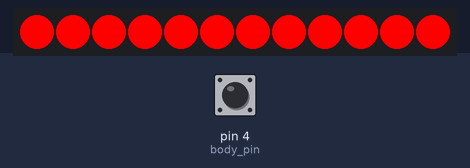
Bench run of a sketch on a simulated Arduino Uno, built with avr-gcc and run on an emulated ATmega328P. Parts: 12 RGB LEDs in strip order, left to right. The inputs (shaded band) are chosen by the test bench; at power-on: pin 4 (body_pin) HIGH. Random numbers use the default seed unless the sketch sets one; what the sketch prints to the serial monitor is not drawn.

Above: at 3.1 s.
At 4.0 s:
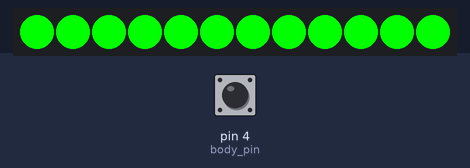
At 4.6 s:
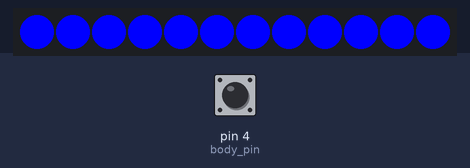
At 5.2 s:
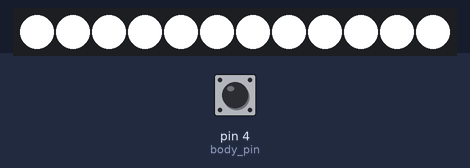

The sketch:

body_welcome.ino
```cpp
#include "audio.h"
#include "key.h"

#include <Adafruit_NeoPixel.h>
#define PIN A0
Adafruit_NeoPixel strip = Adafruit_NeoPixel(12, PIN, NEO_GRB + NEO_KHZ800);

#include <SoftwareSerial.h>

uint32_t color[9] =
{
  strip.Color(0, 0, 0), strip.Color(255, 0, 0), strip.Color(248, 141, 30), strip.Color(255, 255, 0), strip.Color(0, 255, 0), strip.Color(0, 127, 255), strip.Color(0, 0, 255), strip.Color(139, 0, 255), strip.Color(255, 255, 255)
};

#define body_pin 4

int i = 1;
int music_vol = 28; //初始音量0~30

boolean play_pause;
boolean play_stop;

void setup() {
  // initialize serial:
  Serial.begin(9600);
  pinMode(body_pin, INPUT);

  key_init();

  audio_init(DEVICE_Flash, MODE_One_END, music_vol);

  strip.begin();	//初始化LED
  strip.show(); // Initialize all pixels to 'off'

  for (int i = 0; i < 9; i++)
  {
    colorWipe(color[i]);
    delay(300);
  }
  colorWipe(color[0]);
}

void loop() {
  if (key_get(body_pin, 0))
  {
    if (i > 3)
      i = 1;
    colorWipe(color[random(1, 10)]);
    audio_choose(i);
    i = i + 1;
  }
  Serial.println(digitalRead(body_pin));
  if (!digitalRead(body_pin))
    colorWipe(color[0]);
}

void colorWipe(uint32_t c) {
  for (uint16_t i = 0; i < strip.numPixels(); i++)
  {
    strip.setPixelColor(i, c);
    strip.show();
  }
}
```

audio.h
```cpp
#include "arduino.h"
#include <SoftwareSerial.h>

SoftwareSerial mySerial(2, 3); // RX, TX

//#define AUDIO_PORT Serial1    //Core+
#define AUDIO_PORT mySerial  //Core

byte sn_reset[4]=
{
  0x7E,0x02,0x0C,0xEF
};

byte sn_choose[6]=
{
  0x7E,0x04,0x03,0x00,0x01,0xEF
};

byte sn_vol[5]=
{
  0x7E,0x03,0x06,0x18,0xEF
};

byte sn_device[5]=
{
  0x7E,0x03,0x09,0x01,0xEF
};

byte sn_pause[4]=
{
  0x7E,0x02,0x0E,0xEF
};

byte sn_play[4]=
{
  0x7E,0x02,0x0D,0xEF
};

byte sn_mode[5]=
{
  0x7E,0x03,0x11,0x00,0xEF
};

byte sn_down[4]=
{
  0x7E,0x02,0x01,0xEF
};

byte sn_up[4]=
{
  0x7E,0x02,0x02,0xEF
};

byte sn_eq[5]=
{
  0x7E,0x03,0x07,0x01,0xEF
};

//-----------------------------
void audio_pause()
{
  AUDIO_PORT.write(sn_pause,4);
  delay(50);
}

void audio_play()
{
  AUDIO_PORT.write(sn_play,4);
  delay(50);
}

//play eq    (Normal/Pop/Rock/Jazz/Classic/Base)  0-5
void audio_eq(byte _audio_eq)
{
  sn_mode[3]=_audio_eq;
  AUDIO_PORT.write(sn_eq,5);
  delay(100);
}

#define MODE_loopAll 0
#define MODE_loopOne 1
#define MODE_One_STOP 2
#define MODE_One_END  4
//play mode    (ALL/FOL/ONE/RAM/ONE_STOP)  0-4
void audio_mode(byte _audio_mode)
{
  sn_mode[3]=_audio_mode;
  AUDIO_PORT.write(sn_mode,5);
  delay(100);
}

#define DEVICE_Flash  5
#define DEVICE_TF  1
//device select    (U/TF/AUX/SLEEP/FLASH)  0-4
void audio_device(byte _audio_device)
{
  sn_device[3]=_audio_device;
  AUDIO_PORT.write(sn_device,5);
  delay(1500);
}

void audio_down()
{
  AUDIO_PORT.write(sn_down,4);
  delay(500);
}

void audio_up()
{
  AUDIO_PORT.write(sn_up,4);
  delay(500);
}

void audio_vol(byte _audio_vol)
{
  sn_vol[3]=_audio_vol;
  AUDIO_PORT.write(sn_vol,5);
  delay(50);
}

void audio_choose(byte _audio_choose)
{
  sn_choose[4]=_audio_choose;
  AUDIO_PORT.write(sn_choose,6);
  delay(100);
}

void audio_reset()
{
  AUDIO_PORT.write(sn_reset,4);
  delay(500);
}

void audio_init(int _audio_init_device,int _audio_init_mode,int _audio_init_vol)
{
  AUDIO_PORT.begin(9600);
  delay(500);
  audio_reset();
  audio_device(_audio_init_device);
  audio_mode(_audio_init_mode);
  audio_vol(_audio_init_vol);
  audio_pause();
}
```

key.h
```cpp
#include "arduino.h"

boolean key[NUM_DIGITAL_PINS];			//按键
boolean key_cache[NUM_DIGITAL_PINS];		//检测按键松开缓存

void key_init()
{
  for(int a=0;a<NUM_DIGITAL_PINS;a++)
  {
    key[a]=LOW;
    key_cache[a]=HIGH;
  }
}

boolean key_get(int _key_pin,boolean _key_type)
{
  key_cache[_key_pin]=key[_key_pin];		//缓存作判断用

  key[_key_pin]=!digitalRead(_key_pin);	//触发时

  switch(_key_type)
  {
  case 0:
    if(!key[_key_pin] && key_cache[_key_pin])		//按下松开后
      return true;
    else
      return false;
    break;
  case 1:
    if(key[_key_pin] && !key_cache[_key_pin])		//按下松开后
      return true;
    else
      return false;
    break;
  }
}
```
